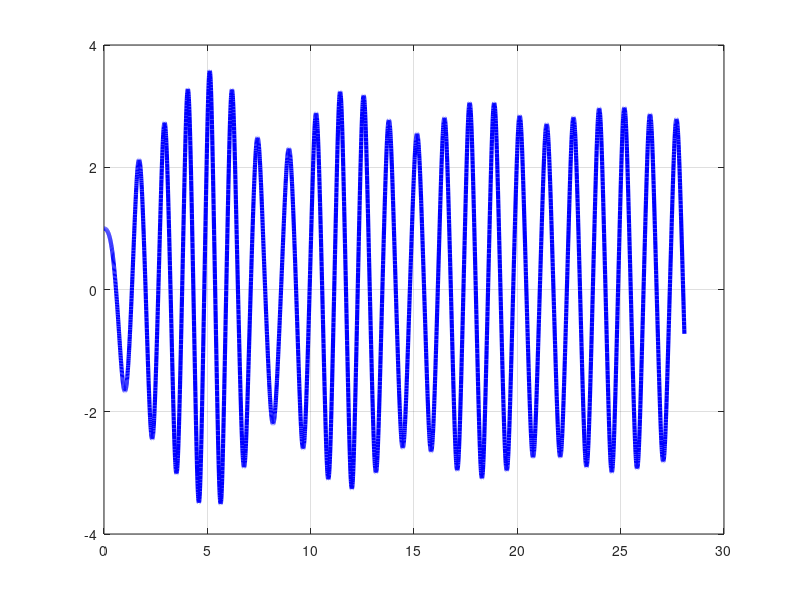
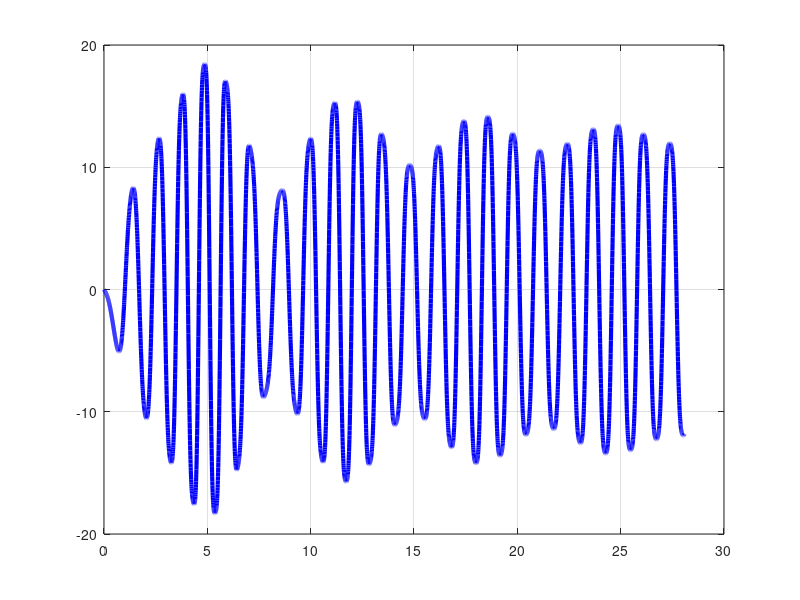
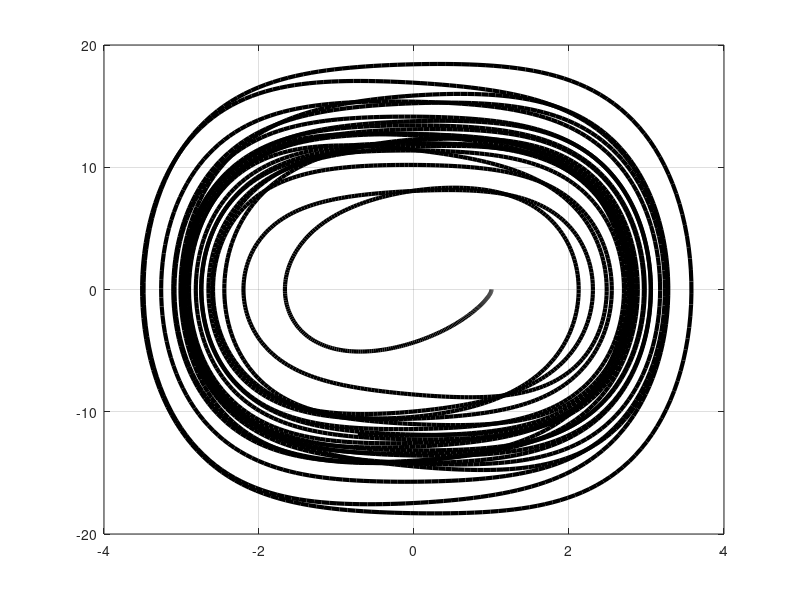

These charts were generated, in order, by the following MATLAB code:
clear all; close all;
g = 9.811; l = 1,0; m = 1; b = 0.2; w = sqrt(g/l); tf = (2*pi/w)*14; F0 = 10; wf = 5; bet = 3.1;
N = 5000; dt = tf/N; t(1) = 0; x(1) = 1; vx(1) = 0;
%%%%%%%%%%%%%%%%%%%%%%%%%%%%%%%%%%%%%%%%%%%%%%%%%%%%%%%%%%%%%%%%%%%%
for n = 1:N
  t(n+1) = n*dt;
  xhalf = x(n) + vx(n)*(dt/2);
  vxhalf = vx(n) -(w^2)*x(n)*(dt/2) - (bet/m)*x(n)^3*(dt/2) - (b/m)*vx(n)*(dt/2) + (F0/m)*cos(wf*t(n))*(dt/2);
  x(n+1) = x(n) + vxhalf*(dt);
  vx(n+1) = vx(n) -(w^2)*xhalf*(dt) - (bet/m)*xhalf^3*(dt) - (b/m)*vxhalf*dt + (F0/m)*cos(wf*t(n))*(dt);
end
%%%%%%%%%%%%%%%%%%%%%%%%%%%%%%%%%%%%%%%%%%%%%%%%%%%%%%%%%%%%%%%%%%%%
figure(1);clf;
plot(t,x,'b-','linewidth',3);grid on;
figure(2);clf;
plot(t,vx,'b-','linewidth',3);grid on;
figure(3);clf;
plot(x,vx,'k-','linewidth',3);grid on;
